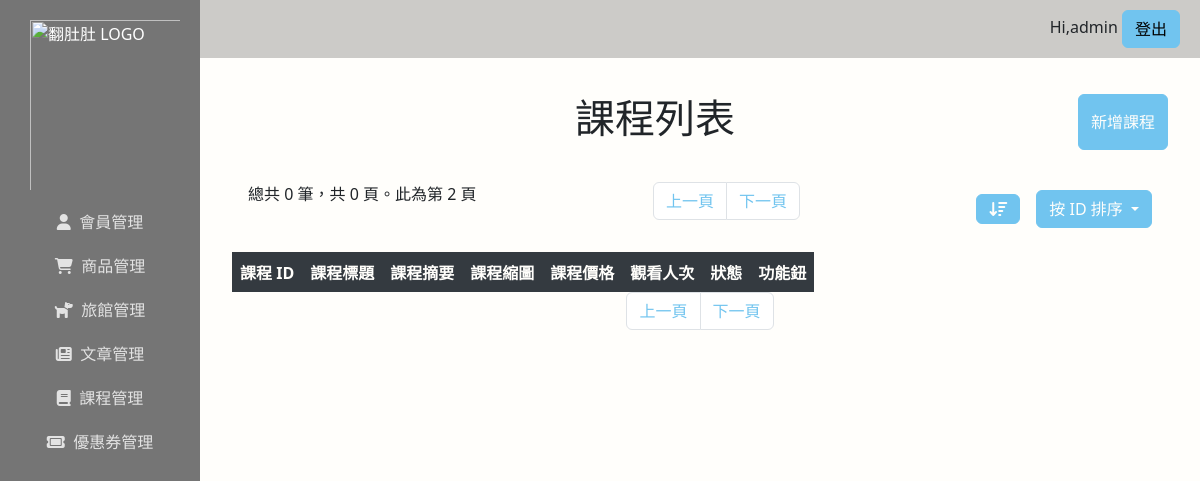
Page /course/crs-list.php?page=2&order=0 (signed in) on the earlier database version.
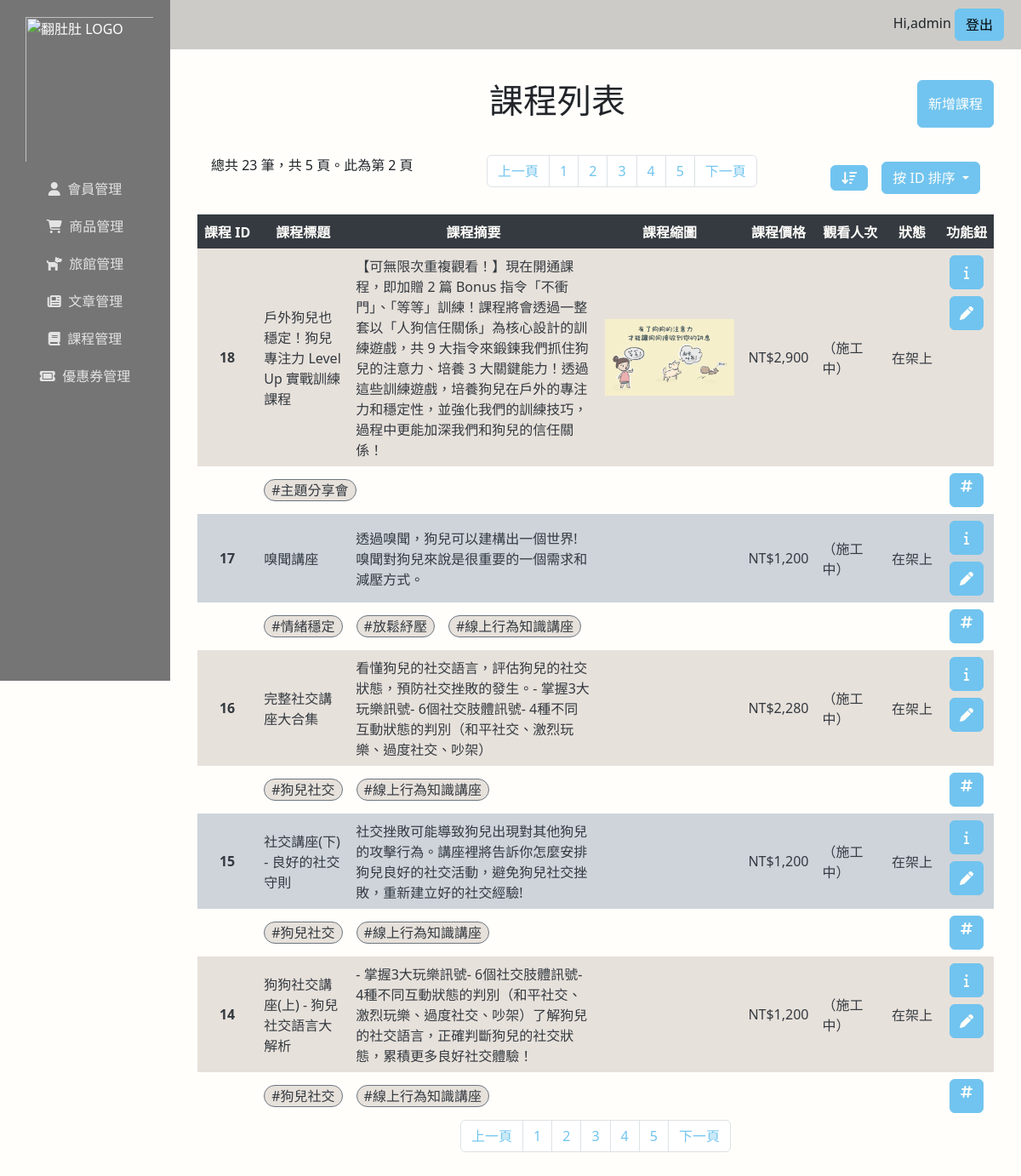
Same page on the later database version.
### tables this page shows
CREATE TABLE `courses` (
  `id` mediumint(6) UNSIGNED NOT NULL,
  `title` varchar(50) NOT NULL,
  `abstract` varchar(400) NOT NULL,
  `description` text DEFAULT NULL,
  `price` mediumint(6) UNSIGNED NOT NULL,
  `created_at` datetime NOT NULL,
  `deleted_at` datetime DEFAULT NULL
);

CREATE TABLE `images_stored` (
  `id` int(9) UNSIGNED NOT NULL,
  `genre` varchar(2) NOT NULL,
  `item_id` int(8) UNSIGNED NOT NULL,
  `item_sub_id` tinyint(2) UNSIGNED NOT NULL,
  `file_name` varchar(15) NOT NULL
);

### course/crs-list_header.php (called while the page is built, shortened)
<?php
$to_fdd = "/xampp/htdocs/Fundodo/";
require_once($to_fdd . "db_connect.php");
$PAGE_LIMIT = 5;
$pageTitle = "課程列表";
$onlyValid = isset($_GET['onlyValid']) && ($_GET['onlyValid'] == 1);
$sql_SELECT = "SELECT courses.*, images_stored.file_name FROM courses";
$sql_JOIN = 'JOIN images_stored ON courses.id = images_stored.item_id AND images_stored.item_sub_id = 1';
$sql_WHERE = $onlyValid ? " WHERE deleted_at is NULL" : "";
$order_code = $_GET['order'];
$order_mode_code = floor($_GET['order'] / 10);
$isASC = $order_code % 10;
switch ($order_code):
    case 0:
        $sql_ORDER = "ORDER BY courses.id DESC";
        break;
    endswitch;
$page = $_GET['page'];
$start_data = ($page - 1) * $PAGE_LIMIT;
$sql_LIMIT = "LIMIT $start_data, $PAGE_LIMIT";
$sqlArr = [$sql_SELECT, $sql_JOIN, $sql_WHERE, $sql_ORDER];
$sql = implode(' ', $sqlArr);
$crsCount = $conn->query($sql)->num_rows;
$NUM_PAGES = ceil($crsCount / $PAGE_LIMIT);
$sql .= ' ' . $sql_LIMIT;
$result = $conn->query($sql);
$crsArr = $result->fetch_all(MYSQLI_ASSOC);

### course/crs-list.php (the view, shortened to what this page needs)
<?php
include "./crs-list_header.php";
?>
<!DOCTYPE html>
<html lang="zh-Hant-tw">
<head>
  <?php include $to_fdd . "tools/common-head.php"; ?>
</head>
<body class="bg-light">
  <div class="d-flex">
    <?php include("/xampp/htdocs/Fundodo/dashboard/dashboard-aside.php"); ?>
    <div class="w-100">
      <?php include("/xampp/htdocs/Fundodo/dashboard/dashboard-header.php"); ?>
      <div class="db_content">
        <div class="container">
          <div class="d-flex justify-content-between my-3">
            <h1 class="text-center"><?= $pageTitle ?></h1>
            <a href="crs-detail-create.php" class="btn btn-primary fx-center text-light">
              新增課程
            </a>
          </div>
          <div class="crs-list_info p-3">
            <div>
              <p>
                <?= "總共 $crsCount 筆，共 $NUM_PAGES 頁。此為第 " .
                  $_GET["page"] .
                  " 頁" ?>
              </p>
            </div>
            <div>
              <?php include "./crs_pagination.php"; ?>
            </div>
            <div class="hstack gap-3">
              <?php
              $fa_class = $isASC ? "short-wide" : "wide-short";
              $order_link = 10 * $order_mode_code + ($isASC ? 0 : 1);
              ?>
              <a href="?page=<?= $page ?>&order=<?= $order_link ?>" class="btn btn-primary text-light">
                <i class="fa-solid fa-arrow-down-<?= $fa_class ?>"></i>
              </a>
              <div class="dropdown">
                <button class="btn btn-primary dropdown-toggle text-light" type="button" data-bs-toggle="dropdown" aria-expanded="false">
                  <?php
                  switch ($order_mode_code):
                    case 0:
                      echo "按 ID 排序";
                      break;
                  endswitch; ?>
                </button>
                  <?php function dropdownLink($code)
                  {
                    global $LINK_HERE;
                    global $page;
                    global $isASC;
                    $tagStr = isset($_GET["tag"])
                      ? "tag=" . $_GET["tag"] . "&"
                      : "";
                    $order_code = 10 * $code + $isASC;
                    return "$LINK_HERE?$tagStr" .
                      "page=$page&order=$order_code";
                  } ?>
              </div>
            </div>
          </div>
          <table class="table-2d crs-list_table">
            <thead>
              <tr class="text-nowrap text-center">
                <th scope="col">課程 ID</th>
                <th scope="col">課程標題</th>
                <th scope="col">課程摘要</th>
                <th scope="col">課程縮圖</th>
                <th scope="col">課程價格</th>
                <th scope="col">觀看人次</th>
                <th scope="col" class="col-status">狀態</th>
                <th scope="col">功能鈕</th>
              </tr>
            </thead>
            <tbody>
              <?php foreach ($crsArr as $course) : ?>
                <?php $crs_id = isset($_GET["tag_id"])
                  ? $course["course_id"]
                  : $course["id"]; ?>
                <tr class="align-middle">
                  <th class="text-center"><?= $crs_id ?></th>
                  <td><?= $course["title"] ?></td>
                  <td><?= $course["abstract"] ?></td>
                  <td class="text-center">
                    <img src="../images/<?= $course["file_name"] ?>" alt="" class="crs-list_thumbnail">
                  </td>
                  <td class="text-end">
                    NT$<?= number_format($course["price"]) ?>
                  </td>
                  <td>（施工中）</td>
                  <?php
                  $isOn = empty($course["deleted_at"]);
                  $statusClass = $isOn ? "text-nowrap" : "";
                  $statusInfo = $isOn
                    ? "在架上"
                    : "已於 " . $course["deleted_at"] . "下架";
                  ?>
                  <td class="text-center <?= $statusClass ?>"><?= $statusInfo ?></td>
                  <td class="vstack align-items-center gap-2">
                    <a href="crs-detail.php?id=<?= $crs_id ?>" class="btn btn-primary btn-sq text-light fx-center" title="完整數據">
                      <i class="fa-solid fa-info"></i>
                    </a>
                    <a href="crs-detail-edit.php?id=<?= $crs_id ?>" class="btn btn-primary btn-sq text-light fx-center" title="編輯課程">
                      <i class="fa-solid fa-pen"></i>
                    </a>
                  </td>
                </tr>
                <tr class="align-middle">
                  <td></td>
                  <?php
                  $sql = "SELECT crs_categories.* FROM course_category JOIN crs_categories ON course_category.category_id = crs_categories.id WHERE course_category.course_id = $crs_id";
                  $rows = $conn->query($sql)->fetch_all(MYSQLI_ASSOC);
                  $tagArr = [];
                  foreach ($rows as $row) :
                    $tagArr[$row["id"]] = $row["category"];
                  endforeach;
                  ?>
                  <td colspan="6">
                    <div class="hstack gap-3">
                      <?php foreach ($tagArr as $id => $category) : ?>
                        <a href="?tag_id=<?= $id ?>&page=1&order=<?= $_GET["order"] ?>" class="crs-list_tags">
                          #<?= $category ?>
                        </a>
                      <?php endforeach; ?>
                    </div>
                  </td>
                  <td class="text-center">
                    <a href="#" class="btn btn-primary btn-sq text-light" title="編輯標籤">
                      <i class="fa-solid fa-hashtag"></i>
                    </a>
                  </td>
                </tr>
              <?php endforeach; ?>
            </tbody>
          </table>
          <?php include "./crs_pagination.php"; ?>
        </div>
      </div>
    </div>
  </div>
</body>
</html>

### tools/common-head.php (shortened to what this page needs)
<link rel="stylesheet" href="https://cdnjs.cloudflare.com/ajax/libs/font-awesome/6.5.2/css/all.min.css" />
<link rel="stylesheet" href="https://cdnjs.cloudflare.com/ajax/libs/animate.css/4.1.1/animate.min.css" />
<link rel="stylesheet" href="/fundodo/style.css">

### dashboard/dashboard-aside.php
<div class="db_sidebar d-flex flex-column">
  <img class="fundodo-logo" src="/Fundodo/dashboard/fundodo-logo.png" alt="翻肚肚 LOGO">
  <a href="../Member/users.php"><i class="fa-solid fa-user"></i> &nbsp;會員管理</a>
  <a href="/fundodo/product/product-list.php"><i class="fa-solid fa-cart-shopping"></i> &nbsp;商品管理</a>
  <a href="#"><i class="fa-solid fa-dog"></i> &nbsp;旅館管理</a>
  <a href="/fundodo/article/article_title.php"><i class="fa-solid fa-newspaper"></i> &nbsp;文章管理</a>
  <a href="/fundodo/course/crs-list.php"><i class="fa-solid fa-book"></i> &nbsp;課程管理</a>
  <a href="#"><i class="fa-solid fa-ticket"></i> &nbsp;優惠券管理</a>
</div>

### dashboard/dashboard-header.php
<div class="db_header d-flex justify-content-between align-items-center">
  <span class="title">fundodo</span>
  <span class="user">Hi,<?= $_SESSION["user"]["nickname"] ?> <a href="/fundodo/dashboard/session-destory.php" class="btn btn-primary">登出</a></span>
</div>

### course/crs_pagination.php
<?php if (isset($_GET['page'])) : ?>
    <?php $page_now = $_GET['page']; ?>
    <div aria-label="Page navigation example">
        <ul class="pagination justify-content-center">
            <li class="page-item">
                <?php
                if ($page_now == 1) :
                    $link = "#";
                else :
                    $link = "?page=" . ($page_now - 1)
                        . "&order=$order_code"
                        . (isset($_GET['tag_id']) ? '&tag_id=' . $_GET['tag_id'] : '');
                endif;
                ?>
                <a class="page-link" href="<?= $link ?>">上一頁</a>
            </li>
            <?php for ($i = 1; $i <= $NUM_PAGES; $i++) : ?>
                <?php
                $linkClass = "page-link"
                    . (($i === $page) ? 'active' : '');
                $link = "?page=$i&order=$order_code"
                    . (isset($_GET['tag_id']) ? '&tag_id=' . $_GET['tag_id'] : '');
                ?>
                <li class="page-item">
                    <a class="<?= $linkClass ?>" href="<?= $link ?>">
                        <?= $i ?>
                    </a>
                </li>
            <?php endfor; ?>
            <li class="page-item">
            <?php
                if($page_now == $NUM_PAGES):
                    $link = "#";
                else:
                $link = "?page=" . ($page_now + 1)
                    . "&order=$order_code"
                    . (isset($_GET['tag_id']) ? '&tag_id=' . $_GET['tag_id'] : '');
                endif;
                ?>
                <a class="page-link" href="<?= $link ?>">下一頁</a>
            </li>
        </ul>
    </div>
<?php endif; ?>

Differences in the rows shown:
added courses: id "18", title "戶外狗兒也穩定！狗兒專注力 Level Up 實戰訓練課程", abstract "【可無限次重複觀看！】現在開通課程，即加贈 2 篇 Bonus 指令「不衝門」、「等等」訓練！課程將會透過一整套以「人狗信任關係」為核心設計的訓練遊戲，共 9 大指令來鍛鍊我們抓住狗兒的注意力、培養 3 大關鍵能力！透過這些訓練遊戲，培養狗兒在戶外的專注力和穩定性，並強化我們的訓練技巧，過程中更能加深我們和狗兒的信任關係！", images_stored.file_name (picture), price "2,900", deleted_at "在架上", category "主題分享會"
added courses: id "17", title "嗅聞講座", abstract "透過嗅聞，狗兒可以建構出一個世界! 嗅聞對狗兒來說是很重要的一個需求和減壓方式。", price "1,200", deleted_at "在架上", category "情緒穩定", category "放鬆紓壓", category "線上行為知識講座"
added courses: id "16", title "完整社交講座大合集", abstract "看懂狗兒的社交語言，評估狗兒的社交狀態，預防社交挫敗的發生。- 掌握3大玩樂訊號- 6個社交肢體訊號- 4種不同互動狀態的判別（和平社交、激烈玩樂、過度社交、吵架）", price "2,280", deleted_at "在架上", category "狗兒社交", category "線上行為知識講座"
added courses: id "15", title "社交講座(下) - 良好的社交守則", abstract "社交挫敗可能導致狗兒出現對其他狗兒的攻擊行為。講座裡將告訴你怎麼安排狗兒良好的社交活動，避免狗兒社交挫敗，重新建立好的社交經驗!", price "1,200", deleted_at "在架上", category "狗兒社交", category "線上行為知識講座"
added courses: id "14", title "狗狗社交講座(上) - 狗兒社交語言大解析", abstract "- 掌握3大玩樂訊號- 6個社交肢體訊號- 4種不同互動狀態的判別（和平社交、激烈玩樂、過度社交、吵架）了解狗兒的社交語言，正確判斷狗兒的社交狀態，累積更多良好社交體驗！", price "1,200", deleted_at "在架上", category "狗兒社交", category "線上行為知識講座"
Other differences:
$crsCount: "0" → "23"
$NUM_PAGES: "0" → "5"
new list line: "1"
new list line: "2"
new list line: "3"
new list line: "4"
new list line: "5"
